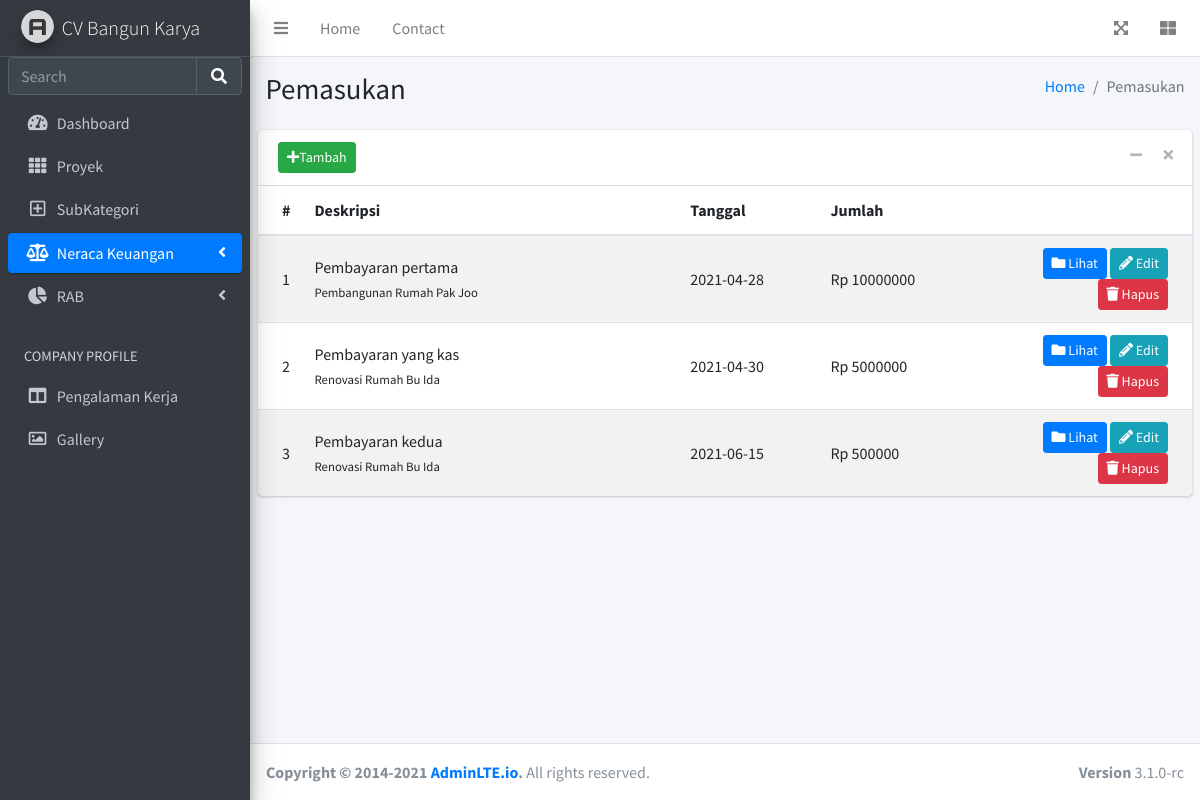
/pemasukan, run on an earlier commit of the app's database.
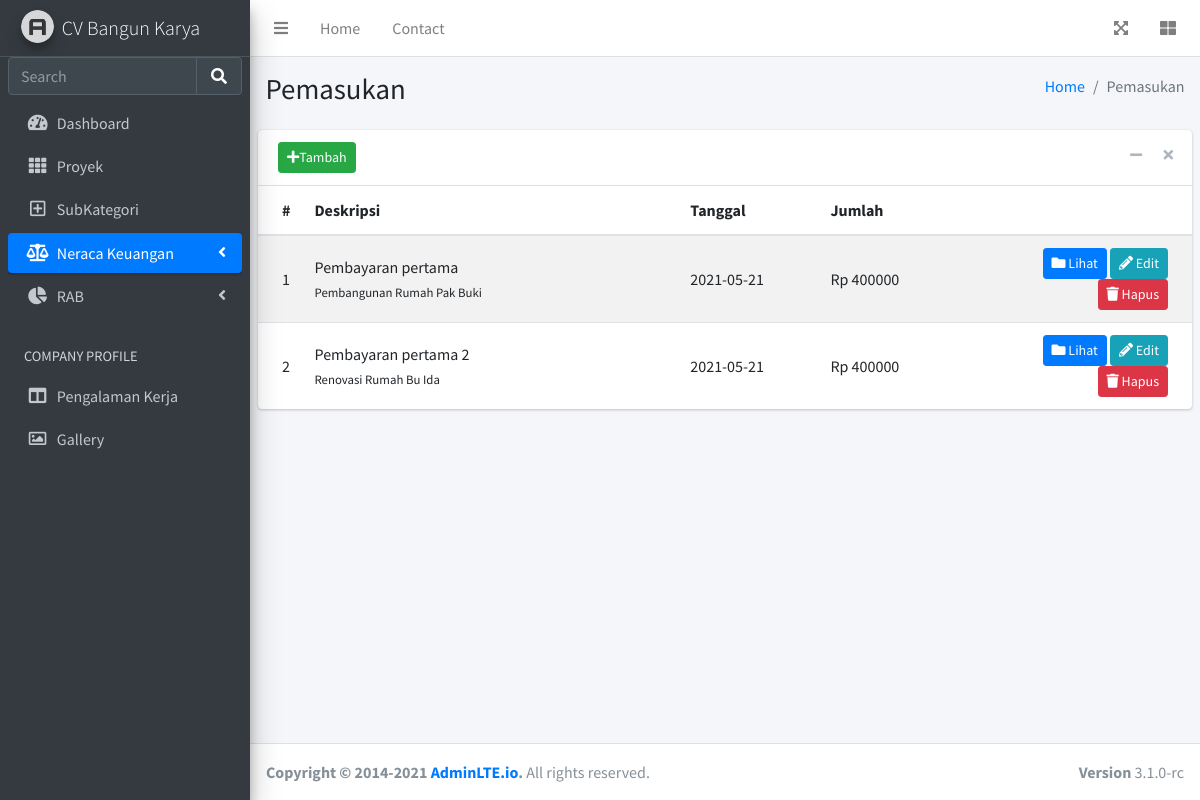
And on a later commit of the database.
### app.py (models this page shows)
class Pemasukan(db.Model):
    id = db.Column(db.Integer, primary_key=True)
    nama_proyek = db.Column(db.String(100), nullable=False)
    tanggal = db.Column(db.String(20), nullable=False)
    subkategori = db.Column(db.String(100), nullable=False)
    deskripsi = db.Column(db.String(100), nullable=False)
    jumlah = db.Column(db.String(50), nullable=False)
    bukti = db.Column(db.String(200), nullable=True)
    date_created = db.Column(db.DateTime, default=datetime.utcnow)

### app.py (the view)
@app.route('/pemasukan', methods=['POST', 'GET'])
def pemasukan():
    if request.method == 'POST':
        try:
            sub = SubkategoriNeraca.query.filter_by(kategori='Pemasukan').all()
            proyek = Proyek.query.all()
            f = request.files['bukti']
            f.save(os.path.join(app.config['UPLOAD_PATH'], f.filename))
            Current_Date = datetime.now().strftime("%d-%b-%Y_%H.%M")
            nama = r'Pemasukan_'+ str(Current_Date) +'.png'
            os.rename(app.config['UPLOAD_PATH'] + f.filename, app.config['UPLOAD_PATH'] + nama)
            nama = r'media/'+ nama
            nilai = coba(2)
            jum = nilai[0]
            tgl = nilai[1]
            desk = nilai[2]
            flash('Foto Bukti Berhasil Discan', 'bg-success')
            return render_template('/pemasukan/pemasukan_add.html', subkategori = sub, proyeks = proyek, tgl = tgl, desk = desk, jumlah = jum, bukti = nama)
        except:
            flash('Foto Bukti Gagal Discan', 'bg-danger')
            return redirect('/pemasukan')
    else:
        pemasukan = Pemasukan.query.order_by(Pemasukan.date_created).all()
        return render_template('/pemasukan/pemasukan.html', pemasukans = pemasukan)

### templates/pemasukan/pemasukan.html (shortened to what this page needs)
{% extends 'base.html' %}
{% block status_neraca %} active {% endblock %}
{% block body %}
<div class="content-wrapper">
    <section class="content-header">
      <div class="container-fluid">
        <div class="row mb-2">
          <div class="col-sm-6">
            <h1>Pemasukan</h1>
          </div>
          <div class="col-sm-6">
            <ol class="breadcrumb float-sm-right">
              <li class="breadcrumb-item"><a href="/">Home</a></li>
              <li class="breadcrumb-item active">Pemasukan</li>
            </ol>
          </div>
        </div>
      </div>
    </section>
    <section class="content">
      <div class="card">
        <div class="card-header">
          <button type="button" class="btn btn-success btn-sm" data-toggle="modal" data-target="#modal-default">
            <i class="fas fa-plus"></i>Tambah
          </button>
          <div class="card-tools">
            <button type="button" class="btn btn-tool" data-card-widget="collapse" title="Collapse">
              <i class="fas fa-minus"></i>
            </button>
            <button type="button" class="btn btn-tool" data-card-widget="remove" title="Remove">
              <i class="fas fa-times"></i>
            </button>
          </div>
        </div>
        <div class="card-body p-0">
          <table class="table table-striped projects">
              <thead>
                  <tr>
                      <th style="width: 2%">
                          #
                      </th>
                      <th>
                          Deskripsi
                      </th>
                      <th style="width: 15%">
                          Tanggal
                      </th>
                      <th style="width: 15%">
                          Jumlah
                      </th>
                      <th style="width: 25%">
                      </th>
                  </tr>
              </thead>
              <tbody>
                {% for pemasukan in pemasukans %}
                  <tr>
                      <td>
                          {{ pemasukan.id }}
                      </td>
                      <td>
                          <a>
                              {{ pemasukan.deskripsi }}
                          </a>
                          <br/>
                          <small>
                              {{ pemasukan.nama_proyek }}
                          </small>
                      </td>
                      <td>
                          {{ pemasukan.tanggal }}
                      </td>
                      <td>
                          Rp {{ pemasukan.jumlah }}
                      </td>
                      <td class="project-actions text-right">
                          <a class="btn btn-primary btn-sm" href="/pemasukan/{{ pemasukan.id }}">
                              <i class="fas fa-folder">
                              </i>
                              Lihat
                          </a>
                          <a class="btn btn-info btn-sm" href="/pemasukan/edit/{{ pemasukan.id }}">
                              <i class="fas fa-pencil-alt">
                              </i>
                              Edit
                          </a>
                          <a class="btn btn-danger btn-sm" href="/pemasukan/delete/{{ pemasukan.id }}">
                              <i class="fas fa-trash">
                              </i>
                              Hapus
                          </a>
                      </td>
                  </tr>
                {% endfor %}
              </tbody>
          </table>
        </div>
      </div>
    </section>
  </div>
{% endblock %}

What changed in the data, as far as the page shows it:
removed Pemasukan: id "3", deskripsi "Pembayaran kedua", nama_proyek "Renovasi Rumah Bu Ida", tanggal "2021-06-15", jumlah "500000"
changed Pemasukan "Pembayaran pertama": nama_proyek "Pembangunan Rumah Pak Joo" → "Pembangunan Rumah Pak Buki"; tanggal "2021-04-28" → "2021-05-21"; jumlah "10000000" → "400000"
changed Pemasukan "Renovasi Rumah Bu Ida": deskripsi "Pembayaran yang kas" → "Pembayaran pertama 2"; tanggal "2021-04-30" → "2021-05-21"; jumlah "5000000" → "400000"
